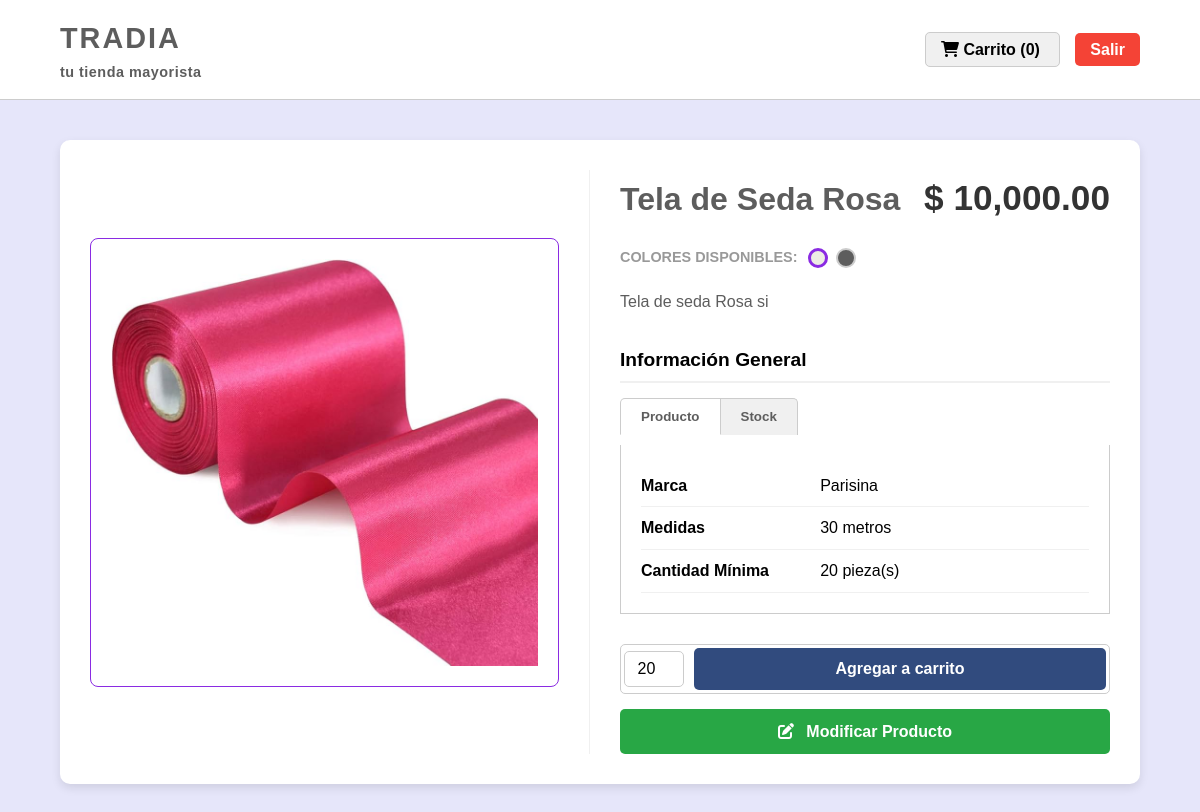
/PHP/detalles.php?id=9, run on the app's committed database.
### tables this page shows
CREATE TABLE `productos` (
  `id_producto` int(11) NOT NULL,
  `ruta_archivo` varchar(255) NOT NULL,
  `nombre_producto` varchar(255) NOT NULL,
  `marca` varchar(100) NOT NULL,
  `tipo` varchar(50) NOT NULL,
  `utilidad` varchar(100) NOT NULL,
  `presentacion` varchar(100) DEFAULT NULL,
  `tamano` varchar(50) DEFAULT NULL,
  `color` varchar(50) DEFAULT NULL,
  `forma` varchar(50) DEFAULT NULL,
  `cantidad_stock` int(11) NOT NULL DEFAULT 0,
  `precio_unitario` decimal(10,2) NOT NULL,
  `fecha_ingreso` date NOT NULL,
  `fecha_elaboracion` date DEFAULT NULL,
  `fecha_caducidad` date DEFAULT NULL,
  `descripcion` text DEFAULT NULL,
  `usuario_registro` varchar(50) DEFAULT NULL
);

### PHP/detalles.php (the view, shortened to what this page needs)
<?php
include('../BD/C.php');
$id_producto = isset($_GET['id']) ? (int)$_GET['id'] : 0;
$producto = null;
if ($id_producto > 0) {
    $sql = "
        SELECT
            p.id_producto, p.nombre_producto, p.precio_unitario, p.ruta_archivo,
            p.descripcion, p.marca, p.cantidad_stock, p.tamano,
            p.color, p.presentacion, p.utilidad, d.porcentaje_descuento
        FROM
            productos p
        LEFT JOIN
            descuentos d ON p.id_producto = d.id_producto
            AND d.activo = 1
            AND CURDATE() BETWEEN d.fecha_inicio AND d.fecha_fin
        WHERE
            p.id_producto = ?
        LIMIT 1
    ";
    if ($stmt = $conn->prepare($sql)) {
        $stmt->bind_param("i", $id_producto);
        $stmt->execute();
        $result = $stmt->get_result();
        if ($result->num_rows === 1) {
            $producto = $result->fetch_assoc();
            $precio_base = (float)$producto['precio_unitario'];
            $porcentaje_descuento = (float)($producto['porcentaje_descuento'] ?? 0);
            $precio_final = $precio_base;
            $hay_descuento = false;
            $minima_compra = (int)$producto['utilidad'] > 0 ? (int)$producto['utilidad'] : 1;
            $precio_base_formato = number_format($precio_base, 2);
            $precio_final_formato = number_format($precio_final, 2);
        } else {
            die("Error: Producto no encontrado.");
        }
    } else {
        die("Error de preparación de consulta: " . $conn->error);
    }
} else {
    die("Error: ID de producto no especificado o inválido.");
}
$nombre = htmlspecialchars($producto['nombre_producto']);
$descripcion_full = htmlspecialchars($producto['descripcion'] ?? 'Sin descripción detallada.');
$stock = (int)$producto['cantidad_stock'];
$imagen_url = $producto['ruta_archivo'] ? $producto['ruta_archivo'] : '../Multimedia/placeholder_image.png';
$medidas = htmlspecialchars($producto['tamano'] ?? 'N/A');
$marca_producto = htmlspecialchars($producto['marca'] ?? 'N/A');
$color_producto = htmlspecialchars($producto['color'] ?? 'N/A');
?>
<!DOCTYPE html>
<html lang="es">
<head>
    <link rel="stylesheet" href="../CSS/detalles.css">
    <link rel="stylesheet" href="https://cdnjs.cloudflare.com/ajax/libs/font-awesome/6.0.0-beta3/css/all.min.css">
</head>
<body>
    <header class="header">
        <a href="Panelusuario.php" class="logo-link">
            <h1>TRADIA</h1>
            <h2>tu tienda mayorista</h2>
        </a>
        <nav class="nav-menu">
            <a href="carrito.php" class="btn-carrito-view">
                <i class="fa-solid fa-cart-shopping"></i> Carrito (<?php echo isset($_SESSION['carrito']) ? count($_SESSION['carrito']) : 0; ?>)
            </a>
            <a href="../PHP/Panelusuario.php" class="btn-salir">Salir</a>
        </nav>
    </header>
    <main class="product-detail-container">
        <div class="product-presentation-box">
            <div class="product-image-section">
                <img src="<?php echo $imagen_url; ?>" alt="<?php echo $nombre; ?>" class="main-product-image">
            </div>
            <div class="product-info-section">
                <div class="product-header-detail">
                    <h2 class="product-title"><?php echo $nombre; ?></h2>
                    <span class="product-price-display">
                        $
                        <?php if ($hay_descuento): ?>
                            <span class="final-price"><?php echo $precio_final_formato; ?></span>
                            <span class="original-price"><del>$<?php echo $precio_base_formato; ?></del></span>
                            <span class="discount-badge">-<?php echo (int)$porcentaje_descuento; ?>%</span>
                        <?php else: ?>
                            <span class="final-price"><?php echo $precio_base_formato; ?></span>
                        <?php endif; ?>
                    </span>
                </div>
                <div class="color-options">
                    <p class="label">COLORES DISPONIBLES:</p>
                    <span class="color-swatch beige-selected" title="<?php echo $color_producto; ?>"></span>
                    <span class="color-swatch dark-grey" title="Gris Oscuro"></span>
                </div>
                <p class="product-description-short">
                    <?php echo $descripcion_full; ?>
                </p>
                <h3 class="info-title">Información General</h3>
                <div class="info-tabs">
                    <button class="tab-button active" onclick="showTab('producto')">Producto</button>
                    <button class="tab-button" onclick="showTab('stock')">Stock</button>
                </div>
                <div class="tab-content active" id="tab-producto">
                    <table>
                        <tr>
                            <td>Marca</td> <td><?php echo $marca_producto; ?></td>
                        </tr>
                        <tr>
                            <td>Medidas</td>
                            <td><?php echo $medidas; ?></td>
                        </tr>
                        <tr>
                            <td>Cantidad Mínima </td> <td><?php echo $minima_compra; ?> pieza(s)</td>
                        </tr>
                        </table>
                </div>
                <form method="POST" action="detalles.php?id=<?php echo $id_producto; ?>" class="purchase-actions" id="form-agregar-carrito">
                    <div class="cart-controls">
                        <input type="number"
                               name="cantidad"
                               id="cantidad_a_comprar"
                               value="<?php echo $minima_compra; ?>"
                               min="<?php echo $minima_compra; ?>"
                               max="<?php echo $stock; ?>"
                               class="quantity-input"
                               data-minima-requerida="<?php echo $minima_compra; ?>"
                               <?php echo $stock < $minima_compra ? 'disabled' : ''; ?>>
                        <button type="submit" name="add_to_cart_detail" class="btn-agregar-carrito" <?php echo $stock < $minima_compra ? 'disabled' : ''; ?>>
                            Agregar a carrito
                        </button>
                    </div>
                </form>
                <div class="edit-action">
                    <a href="editarproducto.php?id=<?php echo $id_producto; ?>" class="btn-editar-producto">
                        <i class="fa-solid fa-pen-to-square"></i> Modificar Producto
                    </a>
                </div>
            </div>
        </div>
    </main>
</body>
</html>

### data on the page
productos: ruta_archivo (picture), nombre_producto "Tela de Seda Rosa", precio_unitario "10,000.00", descripcion "Tela de seda Rosa si", marca "Parisina", tamano "30 metros", utilidad "20", cantidad "20"
